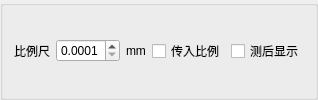
         <widget class="QGroupBox" name="groupBox_6">
          <property name="title">
           <string/>
          </property>
          <layout class="QGridLayout" name="gridLayout">
           <item row="1" column="1">
            <widget class="QDoubleSpinBox" name="dsp_pixSize">
             <property name="decimals">
              <number>4</number>
             </property>
             <property name="minimum">
              <double>0.000100000000000</double>
             </property>
             <property name="maximum">
              <double>9.990000000000000</double>
             </property>
            </widget>
           </item>
           <item row="1" column="3">
            <widget class="QCheckBox" name="cb_inputPixel">
             <property name="text">
              <string>传入比例</string>
             </property>
            </widget>
           </item>
           <item row="1" column="2">
            <widget class="QLabel" name="label_29">
             <property name="text">
              <string>mm</string>
             </property>
            </widget>
           </item>
           <item row="1" column="0">
            <widget class="QLabel" name="label_28">
             <property name="text">
              <string>比例尺</string>
             </property>
            </widget>
           </item>
           <item row="1" column="4">
            <widget class="QCheckBox" name="cb_showAfterDet">
             <property name="text">
              <string>测后显示</string>
             </property>
            </widget>
           </item>
          </layout>
         </widget>
